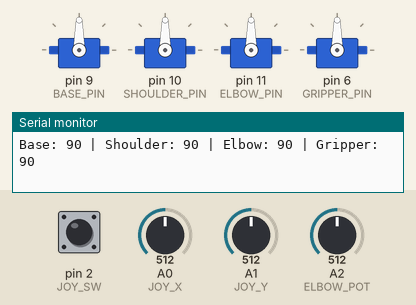
This sketch was run on a simulated Arduino Uno, built with avr-gcc and run on an emulated ATmega328P. On the bench: 4 × servo, the last lines printed to the serial monitor. Inputs (shaded band) come from the test bench; at power-on: A0 (JOY_X) = 512, A1 (JOY_Y) = 512, A2 (ELBOW_POT) = 512, pin 2 (JOY_SW) HIGH.

Above: at 1.2 s.
1.3 s: A0 (JOY_X) set to 554
4.3 s: A0 (JOY_X) set to 571
At 4.92 s:
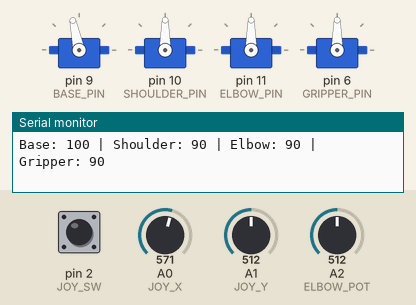
7.3 s: A1 (JOY_Y) set to 552
10.3 s: A1 (JOY_Y) set to 576
At 10.49 s:
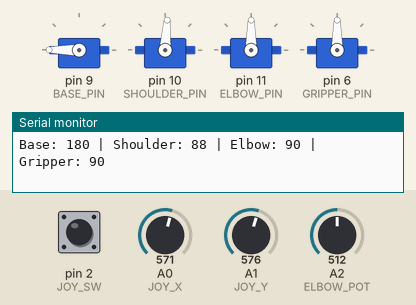
13.3 s: A2 (ELBOW_POT) set to 552
At 16.0 s:
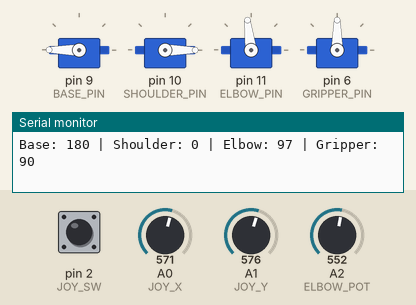
16.3 s: A2 (ELBOW_POT) set to 586
At 17.8 s:
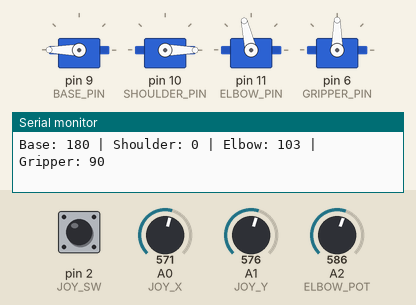
Timing chart, 0 to 18.8 s (numbered marks = the images above; inputs shaded):
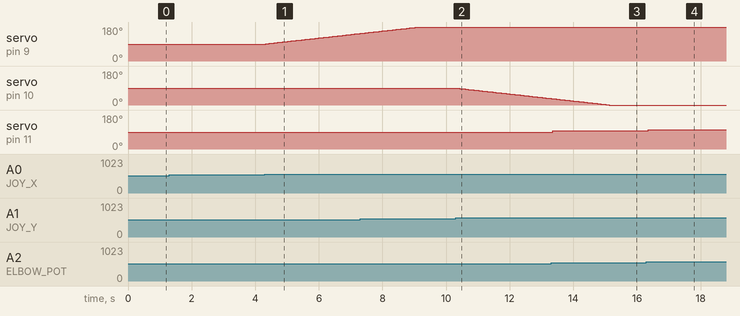

Measured:
- the behaviour switches between 562 and 563 on A0 (JOY_X) (found by bisection; images 0 and 1)
- the behaviour switches between 562 and 563 on A1 (JOY_Y) (found by bisection; images 1 and 2)
- after the input at 4.3 s, servo on pin 9 (BASE_PIN): moves from 90° to 146° over 3.0 s, starting at once
- after the input at 10.3 s, servo on pin 10 (SHOULDER_PIN): moves from 90° to 34° over 3.0 s, starting at once
- after the input at 13.3 s, servo on pin 11 (ELBOW_PIN): 90° → 97° after 0.05 s
- after the input at 16.3 s, servo on pin 11 (ELBOW_PIN): 97° → 103° after 0.05 s

The sketch:

servo_arm.ino
```cpp
/*
  Arduino-Controlled Servo Arm
  --------------------------------------
  Description:
    This program controls a simple robotic arm using a joystick.
    The arm has multiple servo motors (base, shoulder, elbow, gripper)
    which move smoothly based on analog joystick input.

  Components:
    - Arduino Uno
    - 4x Servo Motors (Base, Shoulder, Elbow, Gripper)
    - 2-Axis Joystick Module (X, Y, SW)
    - Optional: External 5V power supply for servos (with common GND)
*/

#include <Servo.h>

// === Servo Objects ===
Servo baseServo;
Servo shoulderServo;
Servo elbowServo;
Servo gripperServo;

// === Pin Definitions ===
#define JOY_X A0       // Joystick X-axis controls base rotation
#define JOY_Y A1       // Joystick Y-axis controls shoulder
#define JOY_SW 2       // Joystick button (for gripper)
#define ELBOW_POT A2   // Optional potentiometer for elbow control

#define BASE_PIN 9
#define SHOULDER_PIN 10
#define ELBOW_PIN 11
#define GRIPPER_PIN 6

// === Servo Position Variables ===
int basePos = 90;        // Default center
int shoulderPos = 90;
int elbowPos = 90;
int gripperPos = 90;

// === Configuration ===
int servoSpeed = 3;       // Controls servo smoothness (higher = slower)
int deadZone = 50;        // Joystick tolerance around center

void setup() {
  Serial.begin(9600);

  baseServo.attach(BASE_PIN);
  shoulderServo.attach(SHOULDER_PIN);
  elbowServo.attach(ELBOW_PIN);
  gripperServo.attach(GRIPPER_PIN);

  pinMode(JOY_SW, INPUT_PULLUP);

  // Initialize arm to neutral positions
  baseServo.write(basePos);
  shoulderServo.write(shoulderPos);
  elbowServo.write(elbowPos);
  gripperServo.write(gripperPos);

  Serial.println("Servo Arm Control Initialized!");
  Serial.println("Move joystick to control arm; press button to toggle gripper.");
}

void loop() {
  int joyX = analogRead(JOY_X);
  int joyY = analogRead(JOY_Y);
  int elbowInput = analogRead(ELBOW_POT);
  int buttonState = digitalRead(JOY_SW);

  // Map joystick to servo motion
  // Center joystick is ~512, map left/right or up/down to ±motion
  if (joyX < (512 - deadZone)) {
    basePos = constrain(basePos - 1, 0, 180);
  } else if (joyX > (512 + deadZone)) {
    basePos = constrain(basePos + 1, 0, 180);
  }

  if (joyY < (512 - deadZone)) {
    shoulderPos = constrain(shoulderPos + 1, 0, 180);
  } else if (joyY > (512 + deadZone)) {
    shoulderPos = constrain(shoulderPos - 1, 0, 180);
  }

  // Elbow controlled by potentiometer (maps 0–1023 → 0–180)
  elbowPos = map(elbowInput, 0, 1023, 0, 180);
  elbowPos = constrain(elbowPos, 0, 180);

  // Gripper toggle (open/close) when joystick button pressed
  static bool gripperClosed = false;
  static unsigned long lastPress = 0;
  if (buttonState == LOW && millis() - lastPress > 500) {
    gripperClosed = !gripperClosed;
    gripperPos = gripperClosed ? 30 : 90; // adjust as needed for servo angle
    lastPress = millis();
  }

  // Move servos smoothly
  baseServo.write(basePos);
  shoulderServo.write(shoulderPos);
  elbowServo.write(elbowPos);
  gripperServo.write(gripperPos);

  // Debug info
  Serial.print("Base: "); Serial.print(basePos);
  Serial.print(" | Shoulder: "); Serial.print(shoulderPos);
  Serial.print(" | Elbow: "); Serial.print(elbowPos);
  Serial.print(" | Gripper: "); Serial.print(gripperPos);
  Serial.println();

  delay(servoSpeed);
}
```
